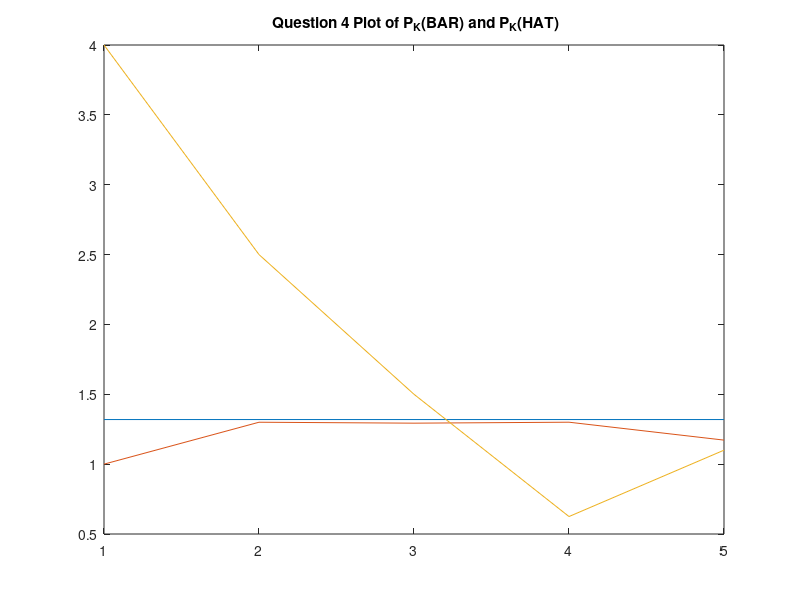
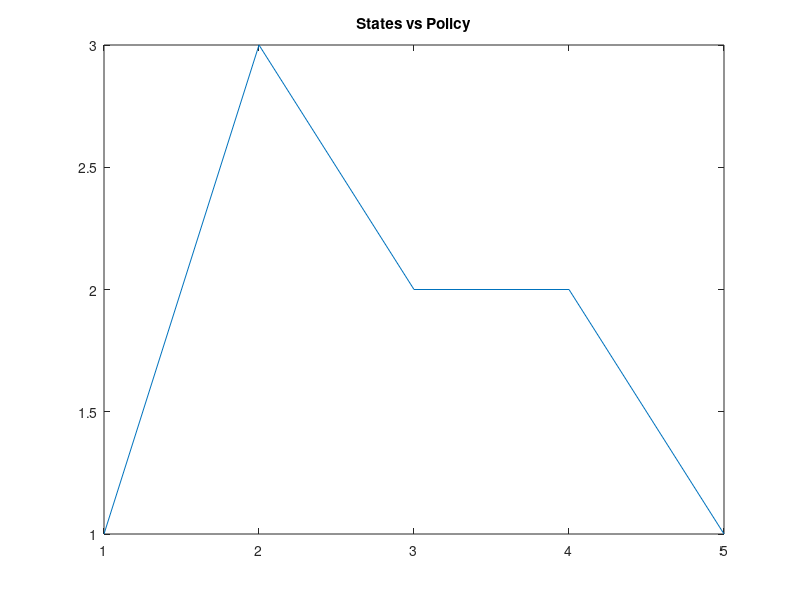

Write MATLAB code to recreate these figures, in order. (Note: this script raises an error after producing the figures.)
%Markov HW
%Dan S. Cohen
%DATE: 9/6/2021
% Assigment Number 1 
%% Inputs

clear all; clc;

n = input('Number of sates? ') % Number of sates = n
P = zeros(n,n);
PL = zeros(n,n);
% Transistion probability matrix = P
% Inital Distibution P0
P0 = zeros(n,n);
P0(1,1)= 1;

% Number of stages 
k = input('Number of stages? ') % Number of sages = k

%k = [1,2,3,4,5,6,7,8,9,10,11,12];% stages


% Calc Profit 
m = 0.5; % mait cost
c = 1; % cost of each item
r = 2; % rev of each unit
p = 1; % penalty
M = n; % max units
%k = linspace(1, k, k)
Reward = zeros(n,1);

%%
total_d = 1/M;
d = 1/M;

P(1,:) = d;
P(n,:) = d;
first_e = true;


    
for j=2:n-1
    P(j,1)=1-total_d;
   
    total_d = total_d + d;
        
end

count = 2;
for i=2:n-1
    
    for col=2:count
        PL(i,col)= d;
        
    end
    count = count +1;
    
    
end

P = P + PL;


Reward(1)=-3*c+((M-1)/2)*r;
Reward(n)=-(M-1)*m+((M-1)/2)*r;

for i=2:n-1
    
    weight = zeros(i,1);
    for ii = 1:i-1
        
        weight(end-ii)=ii;
        
    end
        
        
    Reward(i) =   -(ii)*m+dot(P(i,1:i),weight)*r-p*(((M-1)/2)-ii);  
    
    
    
end
Expected_Profit_per_stage =0;
Expected_Profit_per_stage_saved_per=zeros(1,k);
% Part 1 starts
for t=1:k
    
    
    
    % belive I need to add in the half priced end
    
    if t==k
        
        Expected_Profit_per_stage = Expected_Profit_per_stage+(P0*((P^(t-1))*Reward))/2;
        
        
    else 
        Expected_Profit_per_stage=Expected_Profit_per_stage+P0*((P^(t-1))*Reward);
        
        
    end 
    
    Expected_Profit_per_stage_saved_per(t)=Expected_Profit_per_stage(1)/t;
    
end 

Expected_Profit_per_stage=Expected_Profit_per_stage/k;

%%


rng(0);
for i =1:k
    
    U_vector(i)=rand;
    
    G(i)=-log(-log(U_vector(i)));
    
end 


Uniform_var = rand;
G(1) = -log(-log(Uniform_var));


k_m1 = 1;
k = linspace(1, k, k);
S = zeros(1,length(k)); % stock level
for stage =1:length(k)
    
    
    
    U_vector=rand(1,n);
    
    G = -log(-log(U_vector));
    
    
    [maxV,index] = max(G + log(P(k_m1,1:n))) ;
    S(stage) = index;
    k_m1 = S(stage);
    
    
    
end 




% for states first one, layz 

%S = zeros(1,length(k)); % stock level
D = zeros(1,length(k)); % demand
U = zeros(1,length(k)); % policty to restock


S(1) = 0;
S(2:end)=S(2:end)-1;

for stage = 1:length(k)
    
    %randi(M,1,1)
    
    maint_cost = m*S(stage);
    
    D(stage) = randi([0,M-1],1);
    disp('demand')
    disp(D(stage))
    % rolling avg control pi

    %S_avg(stage) = sum(S(1:stage))/stage
     
    %maint cost
    
    
    %U(stage) = abs(M-S_avg(stage)) % need to work out policy
    if S(stage) <= 0
        U(stage) = M-1;
        Profit(stage) =   -(c*U(stage))+r*D(stage);
        disp('restocking all')
        
    elseif S(stage) > 0
        U(stage) = 0;
        disp('not buying any more stock')
            

   
        if(D(stage)> S(stage)+U(stage))
            disp('demand biger then stock')
            Profit(stage) = -(maint_cost+c*U(stage))+r*(S(stage)+U(stage))-p*(D(stage)-S(stage)-U(stage));
        
    
        end 
    
        if(D(stage)<= S(stage)+U(stage))
            disp('demand less then stock')
            Profit(stage) =   -(maint_cost+c*U(stage))+r*D(stage);
        
            if (stage ==length(k))
            
                disp('left over')
                % Halfcost 
                Profit(stage) =Profit(stage)+ 0.5*(U(stage)-D(stage))
            
            end 
       
        
        end

    end 

    disp('total supply')
    
    
       

        
    
    %S(stage+1)=S(stage)+U(stage)-D(stage)
    
    %if(S(stage+1)<= 0)
        
        %S(stage+1) = 0;
        
    %end 
    
    %Profit_per_stage(stage)= Profit_per_stage(stage) + Profit(stage)/stage
    
    
end

disp('Profit per stage')
disp(sum(Profit)/length(k))

Profit_per_stage = zeros(1,length(k));

for key =1:length(k)
    
       temp= Profit(1:key);
       
       Profit_per_stage(key) = sum(temp)/key;
    
    
end 





one = size(P);


w = [eye(one(1))-P,ones(one(1),1)];

% Avg reward per stage 

PIE = [ones(1,one(1))]*[w*w.']^-1;

PerStageProfit = PIE*Reward

 K =[1:1:length(k)]
 

plot(K,PerStageProfit*ones(1,length(k)))
hold on 
plot(K,Expected_Profit_per_stage_saved_per)
hold on 
plot(K,Profit_per_stage)
title(' Question 4 Plot of P_K(BAR) and P_K(HAT)') 

%%
% Part 2
Transition = {};
count = 0;

total_d = 0;
d = 1/M;
start_number = 1;
% for action = 1:M
%     Transition{action} = zeros(M);
%     total_d = 0;
%     
%     for i = 1:M-count
%         
%         Transition{action}(i,1)= start_number-total_d
%         total_d = total_d + d;
% 
%            
%       
%     end 
%  
%     start_number =  start_number-d     ;  
%     
%     count = count +1 ;
%     
%  
%     
% end
% 
% count=0;
% col_count = M-1;
% start_number_count = 0;
% for action = 1:M
%     
%    
%      for i = 1:M-count
%      
%           j = start_number_count:col_count;
%               
%                 Transition{action}(i,2:j(i)+1)=1/M;
%           
%           
%      end 
%         
%     start_number_count = start_number_count+1  ;
%     count = count +1 ;
%    
%   
%  
% end

Transition  = {};



count=0;
for j=1:1
    
    Transition{j} = zeros(M);
   
    for i = 1:M
        total_d = 0;
        for a = 1:M-count
        
            Transition{j}(a,i) = start_number-total_d
            total_d = total_d + d;    
        
        end 
        start_number =  start_number-d
        count = count + 1 
    end 
    
         
    
end 


for j=2:M
    
    Transition{j} = zeros(M);
   
    for i = 1:M
        total_d = 0;
        for a = 1:M
            if  (i+a)-1-1<=M-1 && (j-1 <= i + a -1 -1)
                Transition{j}(a,i) = d ; 

            end 
              
        
        end 
        
    end 
    
         
    
end 


Temp  = Transition;

for a=1:M
    
    
    for i=1:M
        
        for j=1:M
            
            Transition{a}(i,j) = Temp{j}(a,i)
            
            
        end 
        
        
        
    end 
    
    
    
    
   
    
    
end 






















Reward_From_Action = {};

%Reward(1)=-3*c+((M-1)/2)*r;
%Reward(n)=-(M-1)*m+((M-1)/2)*r;


for i = 1:M
    
    weight = zeros(i,1);
    for ii = 1:i-1
        
        weight(end-ii)=ii;
        
    end
    
    for demand = 1:M
    
        for act= 1:M
            
            j = i+a-demand;
            
            
            
            if(i+act)-1-1>M-1 ||(i+act)-1-1<j-1 % Is it even posible  grater or equal?
                Reward_From_Action{i}(act,demand)= 0;
            
            else
                             
                if demand > i+act % should the system get reward
                    
                    
                    rew_units = (i+act-j-1); % reward 
        
                   Reward_From_Action{i}(act,demand) = -(i)*m-(act)*c+rew_units*r-p*(demand-i-act);
        
                else 
                    rew_units = (demand-1); % reward 
                   Reward_From_Action{i}(act,demand) = -(i)*m-(act)*c+rew_units*r;
                end
                
             
                
                
            end
        end
    end
end



for i = 1:M 
    
    for act = 1:M 
        curr_profit_val = 0 ;
        for demand = 1:M 
            
            curr_profit_val = curr_profit_val+ Reward_From_Action{i}(act,demand);
            
            
        end 
        avg_profit(i,act) = curr_profit_val/M;
        
        
        
    end 
    
    
    
    
end 






V_new = ones(M,1)*0;
V_new(M) = 0;
V_old = 0;
curr_val = 0;
        
% value interation per stage
val_iter_profit = 0 
V0 =0;

%V(end)=V0;
% Value interation, at each k in time slot 

k = length(k);
policy_over_time = zeros(1,k);
V = ones(M,k)*-inf;
termal_profit = [0:M-1]*(r/2);
V(:,end) = termal_profit;
while k >0 
    for i=1:M          
        for act=1:M
            curr_val =0 ;
            curr_val = avg_profit(i,act)+Transition{act}(i,:)*V(:,k);            
            if k-1<=0            
                break    
            end 
            %V(i,k-1) = max(V(i,k-1),curr_val)
            if V(i,k-1) < curr_val
                V(i,k-1) = curr_val;
                recored_actions(k) = act;
                recored_index(k)   = i;

            end 
        end 
        
    end 
    
    k = k - 1;
    
end 


%k = length(K);

total_profit = 0 ;
for k=1:length(K)
    
    if k == 1
        
        Best_Value= V(1,k);
        
        Best_Index = 1;
    else 
        
        [Best_Value,Best_Index]=max(V(:,k));    
    end 
    policy_over_k(k) = Best_Index;

end 

expected_profit_from_empy_warehouse = V(1,1);



%tot_val_iter_profit_perk = val_iter_profit/length(K)




V0 =0;

%V = zeros(1,M);

%V(end)=V0;

% Policy iteration static per state
k = length(k);

policy = ones(1,M);
V_new = ones(M,1)*0;
h_new = ones(M,1)*0;
V_new(M) = 0;
V_old = 0;
curr_val = 0;

% policy interations % finds best policy at each stock level
time_start = tic;


for i=1:M
    
    
    for act=1:M
        curr_val =0 ;
        for j=1:M
                                    
            curr_val = curr_val + Reward_From_Action{i}(act,j)+Transition{j}(act,i)*V(j);
            
         end 
         %curr_val= + curr_val;
            
         %V_new(i) = max(V_new(i),curr_val);
          
            
         if V_new(i) <= curr_val
                
             policy(i) = act;
                
             V_new(i) = max(V_new(i),curr_val);
        
          
         end 
            
       
     end
     
%     max_diffrace = 0;
%     
%     for states = 1:M
%         max_diffrace = max(max_diffrace,V_new(states));
%         
%     end
        

     %V = V_new;
%      end
%      if(max_diffrace<0.01)
%          break
end 
total_time_run = toc(time_start);     

figure(2)
plot(1:M,policy)
hold on
title('States vs Policy') 
% policy inter with ac/s
policy = ones(1,M);
h = zeros(M,1);
h_new = zeros(M,1);

V = 1*-inf;
for pol_itter = 1:1000

    for i=1:M
        act = policy(i);
        curr_val =0 ;
 
        curr_val = avg_profit(i,act)
                                    
        %curr_val = curr_val + Reward_From_Action{i}(act,j)+Transition{j}(act,i)*V(j);
        %curr_val= + curr_val;
        %V_new(i) = max(V_new(i),curr_val);
            
        if V <= curr_val   
            V = curr_val
        end 

    end

     % Find h_tilida
    for iter = 1:10
        for i=1:M
            act = policy(i);
            curr_val =0 ;
             
            curr_val = avg_profit(i,act)+Transition{act}(i,:)*h-V;      
            curr_val = curr_val + V                       
            saved_trans = Transition{act}(i,:)
            saved_reward(i) = avg_profit(i,act);
            
            %h(i) = curr_val;
            %curr_val= + curr_val;
            if h(i) <= curr_val
                
                best_saved_reward = saved_reward;
                best_saved_trans  = saved_trans;
                
                h(i) = curr_val;
                
            end 

        end

    end 

    %x = [h;V]
    I_tilda = eye(M);
    I_tilda(1,:) = [];
    %h_tilda = I_tilda*h;
    %y = [h_tilda;V];

    W = [eye(M)-best_saved_trans,ones(M,1)]*[I_tilda',zeros(M,1);zeros(1,M-1),1]; % 5x4 ;
    y = inv(W)*best_saved_reward';
    h_tilda = y(1:M);

    curr_policy = policy ;
    for i=1:M
            best_val = 0;
            
            for act = 1:M
                
                curr_val = 0;
               
                curr_val = avg_profit(i,act)+Transition{act}(i,:)*h_tilda;
  
                 if best_val < curr_val
                 
                    best_val = curr_val;
                    
                    policy(i) = act;

                 end
            end
        % Do we need to stop
    end 
        % is the poly stable

        if abs(policy-curr_policy)==0        
        
            break
            disp('ready')

        end 

end 


disp('Best Policy is...')
disp(policy)










% Part 4


S = zeros(1,length(K)); % stock level
%D = zeros(1,length(k)); % demand
U = zeros(1,length(K)); % policty to restock


%S(1) = 0;
%S(2:end)=S(2:end)-1;
planed_pol = [linspace(M, 1, M)];

% optimal system

%policy(16:20) = 1;
for stage = 1:length(K)
    
    %randi(M,1,1)
    
    maint_cost = m*S(stage);
    
    %D(stage) = round(rand*M);

    % rolling avg control pi

    %S_avg(stage) = sum(S(1:stage))/stage
     
    %maint cost
    
    U(stage) = policy(S(stage)+1)-1 % poly control
    
    S(stage+1) = (U(stage)-D(stage))
    
    if(S(stage+1)<0)
        
       S(stage+1)=0;
       
    end
    
    if(S(stage)<0)
        
       S(stage)=0;
       
    end
    
    
    
    
    
    disp('demand')
    %disp(D(stage))
    
    %U(stage) = abs(M-S_avg(stage)) % need to work out policy
    if S(stage) <= 0
        %U(stage) = M;
        Profit_opt(stage) =   -(c*U(stage))+r*D(stage);
        disp('restocking all')
        
    elseif S(stage) > 0
        %U(stage) = 0;
        disp('not buying any more stock')
            

   
        if(D(stage)> S(stage)+U(stage))
            disp('demand biger then stock')
            Profit_opt(stage) = -(maint_cost+c*U(stage))+r*(S(stage)+U(stage))-p*(D(stage)-S(stage)-U(stage));
        
    
        end 
    
        if(D(stage)<= S(stage)+U(stage))
            disp('demand less then stock')
            Profit_opt(stage) =   -(maint_cost+c*U(stage))+r*D(stage);
        
            if (stage ==length(k))
            
                disp('left over')
                % Halfcost 
                Profit_opt(stage) =Profit_opt(stage)+ 0.5*(U(stage)-D(stage))
            
            end 
       
        
        end

    end 

    disp('total supply')
    
    
       

        
    
    %S(stage+1)=S(stage)+U(stage)-D(stage)
    
    %if(S(stage+1)<= 0)
        
        %S(stage+1) = 0;
        
    %end 
    
    %Profit_per_stage(stage)= Profit_per_stage(stage) + Profit(stage)/stage
    
    
end



disp('Profit per stage')
disp(sum(Profit_opt)/length(K))

Profit_per_stage_opt = zeros(1,length(K));

for key =1:length(K)
    
       temp= Profit_opt(1:key);
       
       Profit_per_stage_opt(key) = sum(temp)/key;
    
    
end 

% lazy policy with same demand

S = zeros(1,length(K)); % stock level
%D = zeros(1,length(k)); % demand
U = zeros(1,length(K)); % policty to restock

%S(1) = 0;
%S(2:end)=S(2:end)-1;


%policy(16:20) = 1;

pol=[zeros(1,M)];
pol(1)=M-1;
for stage = 1:length(K)
    
    %randi(M,1,1)
    
    maint_cost = m*S(stage);
    
    %D(stage) = round(rand*M);

    % rolling avg control pi

    %S_avg(stage) = sum(S(1:stage))/stage
     
    %maint cost
    
    U(stage) = pol(S(stage)+1);
    
    S(stage+1) = (U(stage)-D(stage));
   
    
   if(S(stage+1)<0)
        
       S(stage+1)=0;
       
    end
    
    if(S(stage)<0)
        
       S(stage)=0;
       
    end
    
    disp('demand')
    %disp(D(stage))
    
    %U(stage) = abs(M-S_avg(stage)) % need to work out policy
    if S(stage) <= 0
        %U(stage) = M;
        Profit_lazy(stage) =   -(c*U(stage))+r*D(stage);
        disp('restocking all')
        
    elseif S(stage) > 0
        %U(stage) = 0;
        disp('not buying any more stock')
            

   
        if(D(stage)> S(stage)+U(stage))
            disp('demand biger then stock')
            Profit_lazy(stage) = -(maint_cost+c*U(stage))+r*(S(stage)+U(stage))-p*(D(stage)-S(stage)-U(stage));
        
    
        end 
    
        if(D(stage)<= S(stage)+U(stage))
            disp('demand less then stock')
            Profit_lazy(stage) =   -(maint_cost+c*U(stage))+r*D(stage);
        
            if (stage ==length(k))
            
                disp('left over')
                % Halfcost 
                Profit_lazy(stage) =Profit_lazy(stage)+ 0.5*(U(stage)-D(stage))
            
            end 
       
        
        end

    end 

    disp('total supply')
    
    
       

        
    
    %S(stage+1)=S(stage)+U(stage)-D(stage)
    
    %if(S(stage+1)<= 0)
        
        %S(stage+1) = 0;
        
    %end 
    
    %Profit_per_stage(stage)= Profit_per_stage(stage) + Profit(stage)/stage
    
    
end



disp('Profit per stage lazy')
disp(sum(Profit_lazy)/length(K))

%Profit_per_stage_opt = zeros(1,length(K)); 

for key =1:length(K)
    
       temp= Profit_lazy(1:key);
       
       Profit_per_stage_lazy(key) = sum(temp)/key;
    
    
end 




figure(3)
plot(1:length(K),Profit_opt)
hold on
plot(1:length(K),Profit_lazy)
title('Optimal vs lazy invotory mgmt') 
xlabel('stages k')
ylabel('Units '); 
legend('Profit_opt','Profit');

disp('percent profit better')
disp((sum(Profit_opt)/sum(Profit_lazy))*100)




figure(4)
plot(1:length(K),Profit_opt)
hold on
plot(1:length(K),Profit_per_stage_opt)
plot(1:length(K),Profit_per_stage_lazy)
title('Optimal vs lazy invotory mgmt') 
xlabel('stages k')
ylabel('Units '); 
legend('Profit_opt','Profit_per_stage_opt','Profit_per_stage_lazy');



% page 64 calculation for avg cost per stage
curr_val_V_mu = zeros(1,M);
for i=1:M 
    
    act = policy(i);
    
    for j=1:M
        curr_val_V_mu(i) = curr_val_V_mu(i) + Reward_From_Action{i}(act,j);
        
    end
    
    
    
end 


disp('for avg cost per stage')
disp(curr_val_V_mu)






           %h_new(i) = curr_val;
            
           %h_new(i) = max(h_new(i),curr_val);
%             if V_new(i) <= curr_val
%                 
%                 policy(i) = act;
%                 
%                 V_new(i) = max(V_new(i),curr_val);
%           
%             end 


    
%     max_diffrace = 0;
    
%     for states = 1:M
%         max_diffrace = max(max_diffrace,abs(h(states)-h_new(states)));
%         
%     end

        %h = h_new;

%         if(max_diffrace<0.1)
%             break
%          
%         end 

%     
%      
%     max_diffrace = 0;
%     
%     for states = 1:M
%         max_diffrace = max(max_diffrace,abs(V(states)-V_new(states)));
%         
%     end
%         
% 
%         V = V_new;
%        
%      
%      
%         if(max_diffrace<0.1)
%             break
%          
%         end 
%     
%     
    
